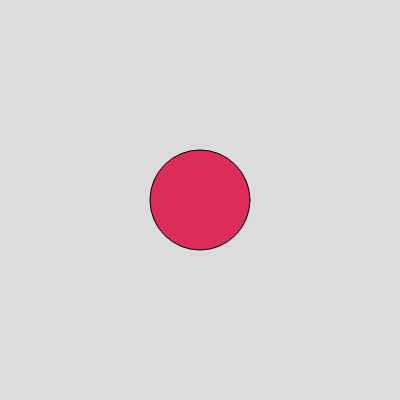
Frame 1 (no input)
Frame 60 (no input): identical to frame 1, image omitted
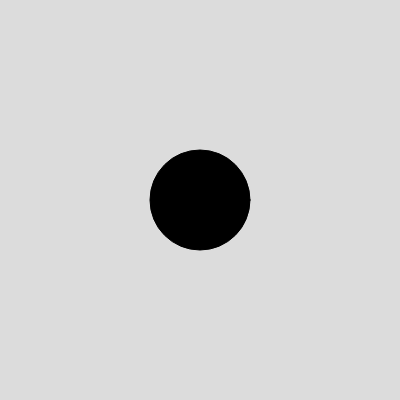
Frame 120 (the mouse pressed at the canvas centre since frame 60)

The p5.js sketch that drew these frames (run headless with seeded random() and noise() and a simulated clock; from frame 60 on, the mouse is pressed at the canvas centre):

// p5.js sketch
// ── sketch.js
var fillColor;
var radius;

function setup() {
  createCanvas(400, 400);
  fillColor = color(220, 45, 90);
  radius = 50;
}

function draw() {
  background(220);

  mousedist = dist(mouseX, mouseY, width / 2, height / 2);
  fill(fillColor);
  ellipse(width / 2, height / 2, 100, 100);

  if (mouseIsPressed) {
    if (mousedist < radius) {
      fillColor = color(0);
    } else {
      fillColor = color(220, 45, 90);
    }

  }





}
